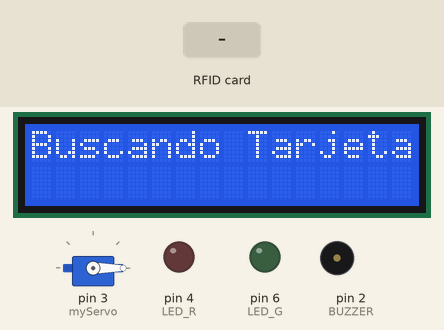
The program below on a simulated Arduino Uno, built with avr-gcc and run on an emulated ATmega328P. Shown: servo, 16×2 character LCD, output pins drawn as LEDs (lit = HIGH), buzzer (waves = sounding). The inputs (shaded band) are chosen by the test bench. Pins used as bus, display or sensor lines are not drawn; what the program prints to the serial monitor is not drawn.

Above: at 1.3 s.
1.4 s: RFID card C3 73 04 36 held to the reader
At 1.8 s:
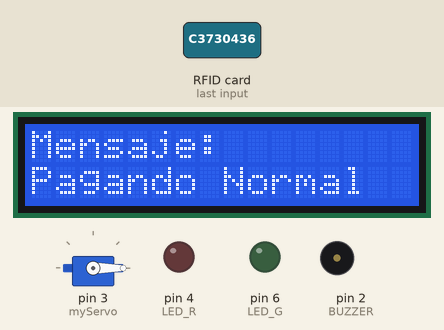
At 3.0 s:
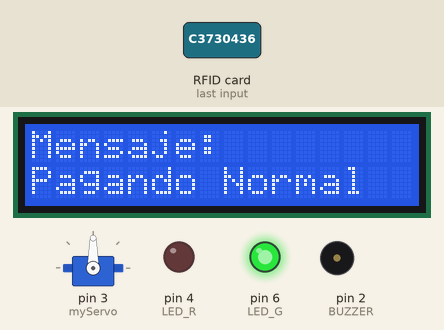
Timing chart, 0 to 8.8 s (numbered marks = the images above; inputs shaded):
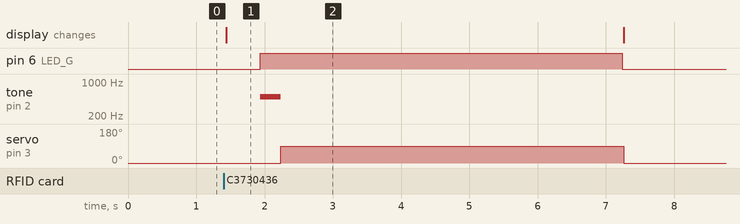

The program:

main.cpp
```cpp
#include <SPI.h>
#include <MFRC522.h>
#include <Servo.h>
#include <Wire.h>
#include <LiquidCrystal_I2C.h>

#define SS_PIN 10
#define RST_PIN 9
#define LED_G 6                     // Definiendo el led Verde
#define LED_R 4                     // Definiendo el led Rojo
#define BUZZER 2                    // Definiendo el Buzzer
MFRC522 mfrc522(SS_PIN, RST_PIN);
Servo myServo;                      // Definiendo el nombre del servo
LiquidCrystal_I2C lcd(0x27, 16, 2); // LCD I2C en direccion 0x27, 16 columnas x 2 filas

void setup()
{
  Serial.begin(9600);      // Iniciando la serial de comunicacion
  SPI.begin();             // Iniciando SPI bus
  mfrc522.PCD_Init();      // Iniciando el MFRC522
  myServo.attach(3);       // Definiendo el pin del Servo
  myServo.write(0);        // Posicion Incial del servo
  pinMode(LED_G, OUTPUT);  // Seteando el led verde a su pin correspondiente
  pinMode(LED_R, OUTPUT);  // Seteando el led rojo a su pin correspondiente
  pinMode(BUZZER, OUTPUT); // Seteando el buzzer a su pin correspondiente
  noTone(BUZZER);

  // Iniciando el LCD
  lcd.init();
  lcd.backlight();
  lcd.clear();

  Serial.println("Buscando Tarjeta");
  Serial.println();

  lcd.setCursor(0, 0);
  lcd.print("Buscando Tarjeta");

}
void loop()
{
  // Buscando por Tarjetas
  if ( ! mfrc522.PICC_IsNewCardPresent())
  {
    return;
  }
  // Elige una de las Tarjetas
  if ( ! mfrc522.PICC_ReadCardSerial())
  {
    return;
  }

  //Mostrando el UID de la tarjeta
  String content= "";
  byte letter;
  for (byte i = 0; i < mfrc522.uid.size; i++)
  {
     Serial.print(mfrc522.uid.uidByte[i] < 0x10 ? " 0" : " ");
     Serial.print(mfrc522.uid.uidByte[i], HEX);
     content.concat(String(mfrc522.uid.uidByte[i] < 0x10 ? " 0" : " "));
     content.concat(String(mfrc522.uid.uidByte[i], HEX));
  }
 ;


  Serial.print("Mensaje : ");                 // Seteando la base del mensaje de la solicitud
  content.toUpperCase();
  if (content.substring(1) == "C3 73 04 36")  // UID de la tarjeta que tiene saldo
  {
    Serial.println("Pasaste Pagando Normal"); // Manda el mensaje a la Serial Monitor
    Serial.println();

    // Mostrar mensaje en LCD
    lcd.clear();
    lcd.setCursor(0, 0);
    lcd.print("Mensaje:");
    lcd.setCursor(0, 1);
    lcd.print("Pagando Normal");

    delay(500);                // Esperando 500 milisegundos
    digitalWrite(LED_G, HIGH); // Encendiendo el led
    tone(BUZZER, 500);         // Enciendo el buzzer
    delay(300);                // Esperando 300 milisegundos
    noTone(BUZZER);            // Apagando el buzzer
    myServo.write(90);         // Moviendo el buzzer 90 grados
    delay(5000);               // Esperando 5 segundos
    myServo.write(0);          // Devolviendo el servo a 0 grados
    digitalWrite(LED_G, LOW);  // Apagando el led

    // Volver a pantalla de espera
    lcd.clear();
    lcd.setCursor(0, 0);
    lcd.print("Buscando Tarjeta");
  }
    // Manda el mensaje a la Serial Monitor
 else   {
    Serial.println("Pasaste Debiendo");
    Serial.println();

    // Mostrar mensaje en LCD
    lcd.clear();
    lcd.setCursor(0, 0);
    lcd.print("Mensaje:");
    lcd.setCursor(0, 1);
    lcd.print("Pasaste Debiendo");

    delay(500);                // Esperando 500 milisegundos
    digitalWrite(LED_R, HIGH); // Encendiendo el led
    tone(BUZZER, 900);         // Enciendo el buzzer
    delay(300);                // Esperando 300 milisegundos
    noTone(BUZZER);            // Apagando el buzzer
    myServo.write(90);         // Moviendo el buzzer 90 grados
    delay(5000);               // Esperando 5 segundos
    myServo.write(0);          // Devolviendo el servo a 0 grados
    digitalWrite(LED_R, LOW);  // Apagando el led

    // Volver a pantalla de espera
    lcd.clear();
    lcd.setCursor(0, 0);
    lcd.print("Buscando la Tarjeta");
  }
}

//Codigo Hecho y Explicado via Etiquetas Por Fernando Alexis Sanchez Javier
```

Measured:
- after the input at 1.4 s, pin 6 (LED_G): LOW → HIGH after 0.54 s, → LOW 5.3 s later; tone on pin 2 (BUZZER): silent → 500 Hz after 0.54 s, → silent 0.30 s later; servo on pin 3 (myServo): 0° → 90° after 0.84 s, → 0° 5.0 s later; the display: changes at once (image 1)
